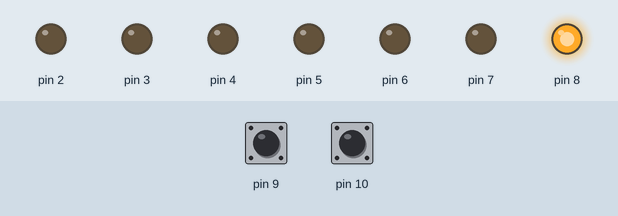
A sketch run on a simulated Arduino Uno, built with avr-gcc and run on an emulated ATmega328P. On the bench: output pins drawn as LEDs (lit = HIGH). Dashed ring = blinking. The inputs (shaded band) are chosen by the test bench; at power-on: pin 9 HIGH, pin 10 HIGH.

Above: at 1.2 s.
1.3 s: pin 9 pulled LOW for 3.2 s
At 5.2 s:
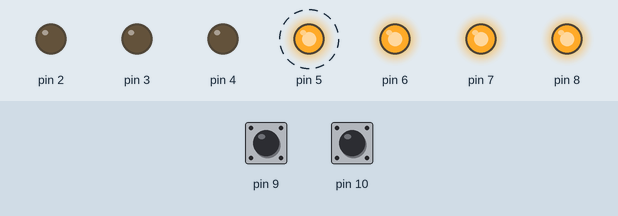
6.0 s: pin 9 pulled LOW for 0.15 s
At 7.7 s:
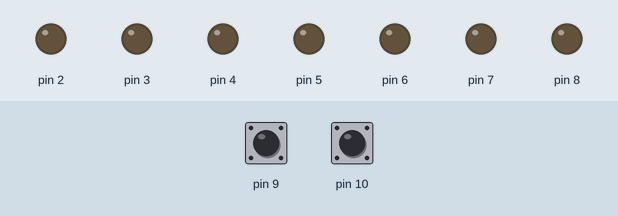
8.0 s: pin 9 pulled LOW for 1 s
At 8.9 s:
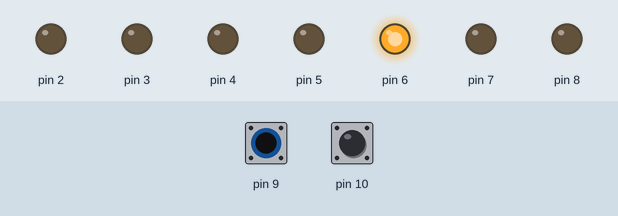
Timing chart, 0 to 11.0 s (numbered marks = the images above; inputs shaded):
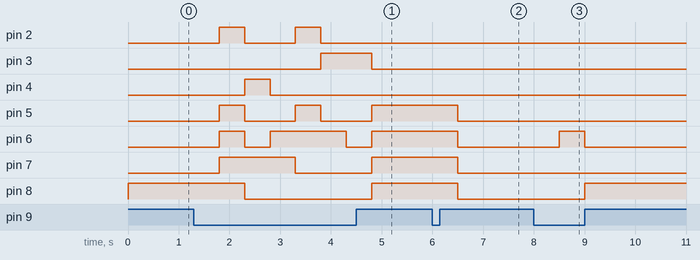

The sketch:

7segments_diplay_with_pushbutton.ino
```cpp
void setup()
{
  for (int pin = 2; pin <= 8; pin++) {
    pinMode(pin, OUTPUT);
  }
  pinMode(9, INPUT_PULLUP);
  pinMode(10, INPUT_PULLUP);
  Serial.begin(9600);
}
void loop()
{
  int numbers[10][7] = {
    {LOW, LOW, LOW, LOW, LOW, LOW, HIGH},
    {HIGH, LOW, LOW, HIGH, HIGH, HIGH, HIGH},
    {LOW, LOW, HIGH, LOW, LOW, HIGH, LOW},
    {LOW, LOW, LOW, LOW, HIGH, HIGH, LOW},
    {HIGH, LOW, LOW, HIGH, HIGH, LOW, LOW},
    {LOW, HIGH, LOW, LOW, HIGH, LOW, LOW},
    {LOW, HIGH, LOW, LOW, LOW, LOW, LOW},
    {LOW, LOW, LOW, HIGH, HIGH, HIGH, HIGH},
    {LOW, LOW, LOW, LOW, LOW, LOW, LOW},
    {LOW, LOW, LOW, LOW, HIGH, LOW, LOW}
  };
  int i = 0;
  while(i<10 && i>=0 ){
      for (int j = 0; j < 7; j++) {
      digitalWrite(j + 2, numbers[i][j]);
    }
    if(digitalRead(9) == LOW){
      delay(500);
      i++;
    }
    else if(digitalRead(10) == LOW){
      delay(500);
      i--;
    }
  }
}
```

Measured:
- after the input at 1.3 s, pin 2: alternates HIGH for 0.50 s and LOW for 1.0 s, 4 changes in all, then stays LOW, starting after 0.50 s; pin 3: LOW → HIGH after 2.5 s, → LOW 1.0 s later
- after the input at 6.0 s, pin 5–8: HIGH → LOW after 0.50 s
- after the input at 8.0 s, pin 6: LOW → HIGH after 0.50 s, → LOW 0.50 s later; pin 8: LOW → HIGH after 1.0 s
